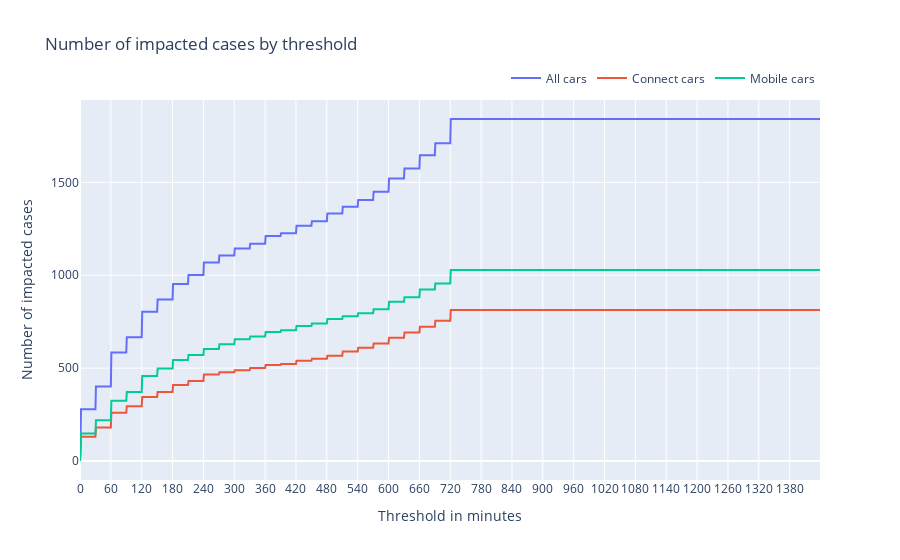

The notebook cell saved with this chart:
### Code cell
x_values = list(range(1440))
# Création des traces pour les graphiques impactés
total_impacted_cars = go.Scatter(x=x_values, y=impacted_list_total, name='All cars')
impacted_connect_cars = go.Scatter(x=x_values, y=impacted_list_connect, name='Connect cars')
impacted_mobile_cars = go.Scatter(x=x_values, y=impacted_list_mobile, name='Mobile cars')

# Création des layouts pour les graphiques impactés
layout_impacted = go.Layout(
    title='Number of impacted cases by threshold',
    xaxis=dict(title='Threshold in minutes'),
    yaxis=dict(title='Number of impacted cases'),
    xaxis_tickvals=list(range(0, 1440, 60)),  # Échelle des ticks toutes les 60 minutes
    legend=dict(orientation='h', yanchor='bottom', xanchor='right', y=1.02, x=1)
)

# Création des figures pour les graphiques impactés
fig_impacted = go.Figure(data=[total_impacted_cars, impacted_connect_cars, impacted_mobile_cars], layout=layout_impacted)

# Affichage du graphique impacté
fig_impacted.show()

### Figure 1 — Plotly figure (JSON) as saved in the notebook; plotly's stock layout.template omitted (floating-point values rounded to 4 significant figures; data arrays with more than 128 entries replaced by an {"elided": "..."} marker saying what was removed)
{"data": [{"name": "All cars", "type": "scatter", "x": {"elided": "1440 int values"}, "y": {"elided": "1440 int values"}}, {"name": "Connect cars", "type": "scatter", "x": {"elided": "1440 int values"}, "y": {"elided": "1440 int values"}}, {"name": "Mobile cars", "type": "scatter", "x": {"elided": "1440 int values"}, "y": {"elided": "1440 int values"}}], "layout": {"legend": {"orientation": "h", "x": 1, "xanchor": "right", "y": 1.02, "yanchor": "bottom"}, "title": {"text": "Number of impacted cases by threshold"}, "xaxis": {"tickvals": [0, 60, 120, 180, 240, 300, 360, 420, 480, 540, 600, 660, 720, 780, 840, 900, 960, 1020, 1080, 1140, 1200, 1260, 1320, 1380], "title": {"text": "Threshold in minutes"}}, "yaxis": {"title": {"text": "Number of impacted cases"}}}}
